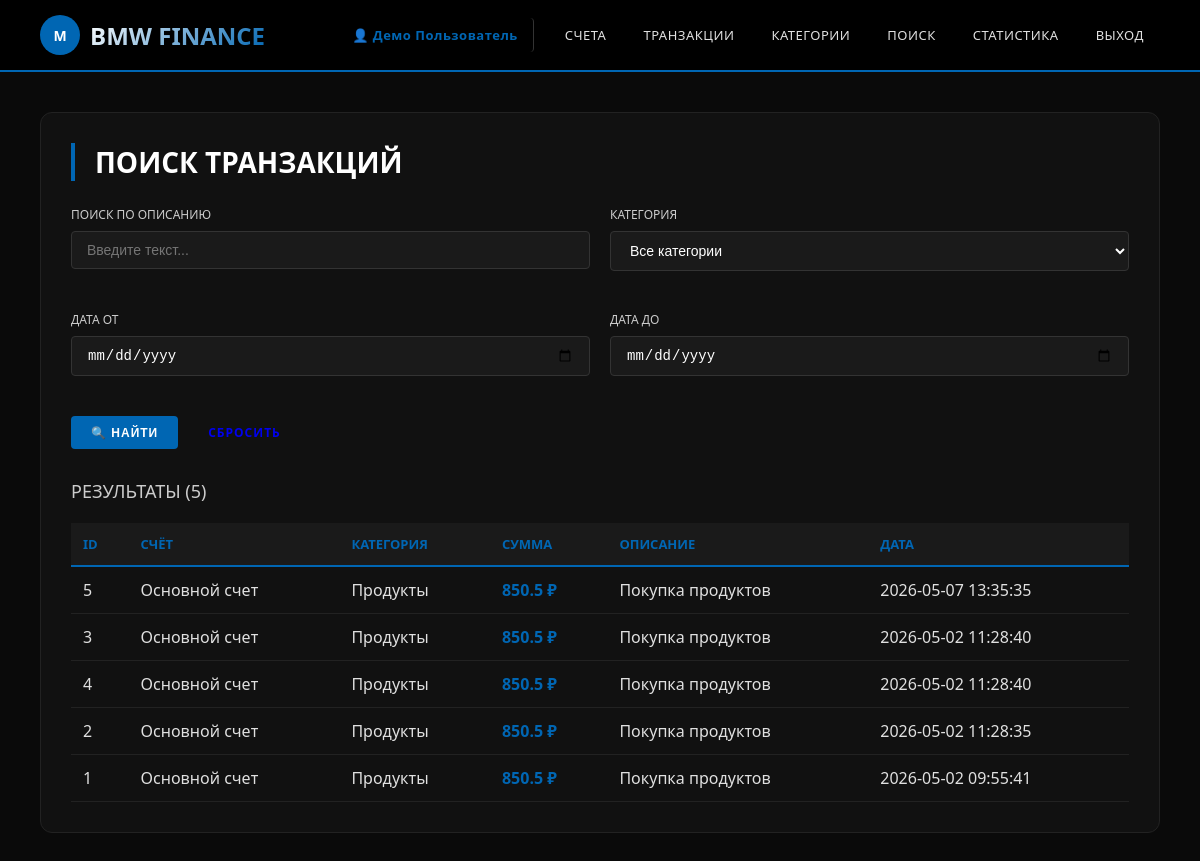
Screenshot of /web/transactions/search (signed in) with the database file from the repository.
### tables this page shows
CREATE TABLE Users (
    id INTEGER PRIMARY KEY AUTOINCREMENT,
    name VARCHAR(64) NOT NULL,
    email VARCHAR(64) NOT NULL,
    password_hash VARCHAR(255) NOT NULL,
    currency VARCHAR(3) NOT NULL DEFAULT 'RUB',
    created_at DATETIME DEFAULT CURRENT_TIMESTAMP
);

CREATE TABLE "Transaction" (
    id INTEGER PRIMARY KEY AUTOINCREMENT,
    user_id INTEGER NOT NULL REFERENCES Users(id),
    account_id INTEGER NOT NULL REFERENCES Account(id),
    category_id INTEGER NOT NULL REFERENCES Categories(id),
    amount DECIMAL(10, 2) NOT NULL,
    description VARCHAR(256),
    transaction_date DATETIME DEFAULT CURRENT_TIMESTAMP
);

CREATE TABLE Account (
    id INTEGER PRIMARY KEY AUTOINCREMENT,
    user_id INT REFERENCES Users(id) NOT NULL,
    name VARCHAR(64) NOT NULL, -- Название счета
    spend_method VARCHAR(10) NOT NULL DEFAULT 'CARD',  -- Способ траты: CARD, CASH
    balance DECIMAL(10, 2) DEFAULT 0.00
    
);

CREATE TABLE Categories (
    id INTEGER PRIMARY KEY AUTOINCREMENT,
    user_id INT REFERENCES Users(id) NOT NULL,
    name VARCHAR(64) NOT NULL
, type VARCHAR(10) DEFAULT 'expense');

### src/api_db.py (the view)
@app.get("/web/transactions/search")
async def web_transactions_search(
    request: Request,
    q: str = "",
    category_id: int = 0,
    date_from: str = "",
    date_to: str = ""
):
    current_user = get_current_user_web(request)
    if not current_user:
        return RedirectResponse(url="/web/login", status_code=303)
    query = """
        SELECT t.*, a.name as account_name, c.name as category_name
        FROM "Transaction" t
        JOIN Account a ON t.account_id = a.id
        JOIN Categories c ON t.category_id = c.id
        WHERE t.user_id = ?
    """
    params = [current_user['id']]
    if q:
        query += " AND t.description LIKE ?"
        params.append(f"%{q}%")
    if category_id and category_id > 0:
        query += " AND t.category_id = ?"
        params.append(category_id)
    if date_from:
        query += " AND t.transaction_date >= ?"
        params.append(date_from)
    if date_to:
        query += " AND t.transaction_date <= ?"
        params.append(date_to)
    query += " ORDER BY t.transaction_date DESC"
    transactions = execute_query(query, tuple(params))
    categories = execute_query("SELECT * FROM Categories WHERE user_id = ?", (current_user['id'],))
    return templates.TemplateResponse("transactions_search.html", {
        "request": request,
        "transactions": transactions,
        "search_query": q,
        "selected_category": category_id,
        "date_from": date_from,
        "date_to": date_to,
        "categories": categories,
        "current_user": current_user
    })

### templates/transactions_search.html (shortened to what this page needs)
{% extends "base.html" %}
{% block content %}
<div class="card">
    <h1>ПОИСК ТРАНЗАКЦИЙ</h1>
    <form method="get" style="margin-bottom: 30px;">
        <div style="display: grid; grid-template-columns: 1fr 1fr; gap: 20px;">
            <div class="form-group">
                <label>ПОИСК ПО ОПИСАНИЮ</label>
                <input type="text" name="q" value="{{ search_query }}" placeholder="Введите текст...">
            </div>
            <div class="form-group">
                <label>КАТЕГОРИЯ</label>
                <select name="category_id">
                    <option value="0">Все категории</option>
                </select>
            </div>
            <div class="form-group">
                <label>ДАТА ОТ</label>
                <input type="date" name="date_from" value="{{ date_from }}">
            </div>
            <div class="form-group">
                <label>ДАТА ДО</label>
                <input type="date" name="date_to" value="{{ date_to }}">
            </div>
        </div>
        <div style="display: flex; gap: 10px; margin-top: 20px;">
            <button type="submit" class="btn btn-primary">🔍 НАЙТИ</button>
            <a href="/web/transactions/search" class="btn">СБРОСИТЬ</a>
        </div>
    </form>
    <h2>РЕЗУЛЬТАТЫ ({{ transactions|length }})</h2>
    {% if transactions %}
    <table>
        <thead>
            <tr>
                <th>ID</th>
                <th>СЧЁТ</th>
                <th>КАТЕГОРИЯ</th>
                <th>СУММА</th>
                <th>ОПИСАНИЕ</th>
                <th>ДАТА</th>
            </tr>
        </thead>
        <tbody>
            {% for tx in transactions %}
            <tr>
                <td>{{ tx.id }}</td>
                <td>{{ tx.account_name }}</td>
                <td>{{ tx.category_name }}</td>
                <td class="{% if tx.transaction_type == 'expense' %}expense{% else %}income{% endif %}">
                    {{ tx.amount }} ₽
                </td>
                <td>{{ tx.description or '-' }}</td>
                <td>{{ tx.transaction_date[:19] if tx.transaction_date else '-' }}</td>
            </tr>
            {% endfor %}
        </tbody>
    </table>
    {% else %}
    <p style="text-align: center; color: #666; padding: 40px;">Транзакции не найдены</p>
    {% endif %}
</div>
{% endblock %}

### templates/base.html (shortened to what this page needs)
<!DOCTYPE html>
<html lang="ru">
<head>
</head>
<body>
    <div class="navbar">
        <div class="nav-container">
            <a href="/web/accounts" class="logo">
                <div class="logo-icon">M</div>
                <span class="logo-text">BMW FINANCE</span>
            </a>
            <div class="nav-links">
                {% if current_user %}
                <a href="/web/profile" class="user-name">👤 {{ current_user.name }}</a>
                <a href="/web/accounts">СЧЕТА</a>
                <a href="/web/transactions">ТРАНЗАКЦИИ</a>
                <a href="/web/categories">КАТЕГОРИИ</a>
                <a href="/web/transactions/search">ПОИСК</a>
                <a href="/web/statistics">СТАТИСТИКА</a>
                <a href="/web/logout" class="logout">ВЫХОД</a>
                {% else %}
                <a href="/web/login">ВХОД</a>
                <a href="/web/register">РЕГИСТРАЦИЯ</a>
                {% endif %}
            </div>
        </div>
    </div>
    <div class="container">
        {% block content %}{% endblock %}
    </div>
</body>
</html>

### templates/base.html (style rules this page uses)
* { margin: 0; padding: 0; box-sizing: border-box; }
body { font-family: 'Segoe UI', 'Helvetica Neue', Arial, sans-serif; background: #0a0a0a; color: #ffffff; }
.navbar { background: #000000; border-bottom: 2px solid #0066b3; position: sticky; top: 0; z-index: 1000; }
.nav-container { max-width: 1400px; margin: 0 auto; padding: 0 40px; display: flex; justify-content: space-between; align-items: center; height: 70px; }
.logo { font-size: 24px; font-weight: 700; text-decoration: none; display: flex; align-items: center; gap: 10px; }
.logo-icon { width: 40px; height: 40px; background: #0066b3; border-radius: 50%; display: flex; align-items: center; justify-content: center; font-weight: bold; font-size: 14px; color: white; }
.logo-text { background: linear-gradient(135deg, #ffffff 0%, #0066b3 100%); -webkit-background-clip: text; background-clip: text; color: transparent; font-weight: 700; }
.nav-links { display: flex; gap: 5px; align-items: center; flex-wrap: wrap; }
.nav-links a { text-decoration: none; color: #e0e0e0; padding: 8px 16px; border-radius: 4px; transition: all 0.3s; font-weight: 500; font-size: 13px; letter-spacing: 0.5px; }
.nav-links .user-name { color: #0066b3; font-weight: 600; margin-right: 10px; border-right: 1px solid #333; padding-right: 15px; transition: all 0.3s; text-decoration: none; }
.nav-links .logout { color: #e0e0e0; }
.container { max-width: 1400px; margin: 40px auto; padding: 0 40px; }
.card { background: #111111; border-radius: 12px; padding: 30px; margin-bottom: 30px; border: 1px solid #222; }
.card h1 { font-size: 28px; font-weight: 600; margin-bottom: 25px; border-left: 4px solid #0066b3; padding-left: 20px; }
.card h2 { font-size: 18px; font-weight: 500; margin: 25px 0 15px; color: #ccc; }
table { width: 100%; border-collapse: collapse; margin-top: 20px; }
th { background: #1a1a1a; padding: 12px; text-align: left; font-weight: 600; color: #0066b3; border-bottom: 2px solid #0066b3; font-size: 13px; }
td { padding: 12px; border-bottom: 1px solid #222; color: #e0e0e0; }
.btn { display: inline-block; padding: 8px 20px; border-radius: 4px; text-decoration: none; font-weight: 600; transition: all 0.3s; border: none; cursor: pointer; font-size: 12px; letter-spacing: 1px; text-transform: uppercase; }
.btn-primary { background: #0066b3; color: white; }
.form-group { margin-bottom: 20px; }
.form-group label { display: block; margin-bottom: 8px; font-weight: 500; color: #ccc; font-size: 12px; text-transform: uppercase; }
.form-group input, .form-group select { width: 100%; padding: 10px 15px; background: #1a1a1a; border: 1px solid #333; border-radius: 4px; font-size: 14px; color: white; }
.income { color: #0066b3; font-weight: 600; }

### rows the page displays
Users: name "Демо Пользователь"
Transaction: id "5", account_name "Основной счет", category_name "Продукты", amount "850.5", description "Покупка продуктов", transaction_date "2026-05-07 13:35:35"
Transaction: id "3", account_name "Основной счет", category_name "Продукты", amount "850.5", description "Покупка продуктов", transaction_date "2026-05-02 11:28:40"
Transaction: id "4", account_name "Основной счет", category_name "Продукты", amount "850.5", description "Покупка продуктов", transaction_date "2026-05-02 11:28:40"
Transaction: id "2", account_name "Основной счет", category_name "Продукты", amount "850.5", description "Покупка продуктов", transaction_date "2026-05-02 11:28:35"
Transaction: id "1", account_name "Основной счет", category_name "Продукты", amount "850.5", description "Покупка продуктов", transaction_date "2026-05-02 09:55:41"

### other values shown
{{ transactions|length }} "5"
